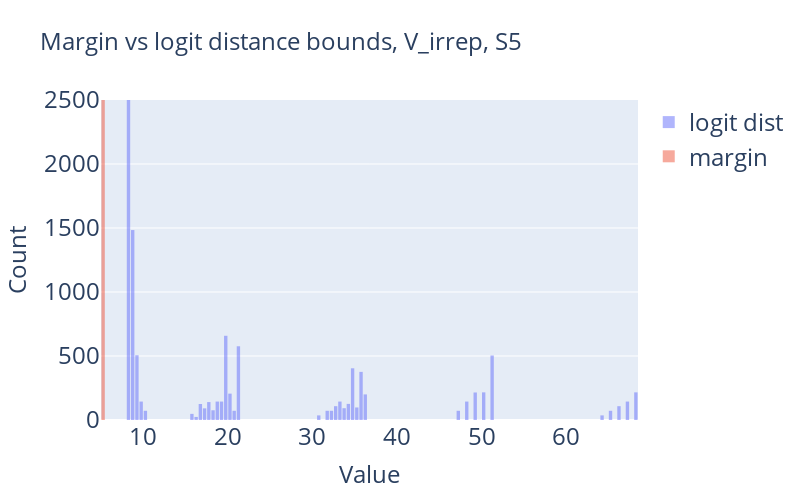

Here is the notebook cell this chart was saved with:
### Code cell
import plotly.graph_objects as go
trace1 = go.Histogram(x=dists, opacity=0.5, name='logit dist')
trace2 = go.Histogram(x=margins, opacity=0.5, name='margin')
layout = go.Layout(
    # yaxis_type="log",
    width=800,
    height=500,
    title=dict(
        text='Margin vs logit distance bounds, V_irrep, S5',
        font=dict(size=24)  # Increase title font size
    ),
    xaxis=dict(
        title='Value',
        titlefont=dict(size=24),  # Increase x-axis title font size
        tickfont=dict(size=24)  # Increase x-axis tick label font size
    ),
    yaxis=dict(
        title='Count',
        titlefont=dict(size=24),  # Increase y-axis title font size
        tickfont=dict(size=24),  # Increase y-axis tick label font size
        range=[0, 2500],
    ),
    legend=dict(font=dict(size=24)),
)
fig = go.Figure(data=[trace1, trace2], layout=layout)
fig.show()

### Figure 1 — Plotly figure (JSON) as saved in the notebook; plotly's stock layout.template omitted (floating-point values rounded to 4 significant figures; data arrays with more than 128 entries replaced by an {"elided": "..."} marker saying what was removed)
{"data": [{"name": "logit dist", "opacity": 0.5, "type": "histogram", "x": {"elided": "14400 float values"}}, {"name": "margin", "opacity": 0.5, "type": "histogram", "x": {"elided": "14400 float values"}}], "layout": {"height": 500, "legend": {"font": {"size": 24}}, "title": {"font": {"size": 24}, "text": "Margin vs logit distance bounds, V_irrep, S5"}, "width": 800, "xaxis": {"tickfont": {"size": 24}, "title": {"font": {"size": 24}, "text": "Value"}}, "yaxis": {"range": [0, 2500], "tickfont": {"size": 24}, "title": {"font": {"size": 24}, "text": "Count"}}}}
